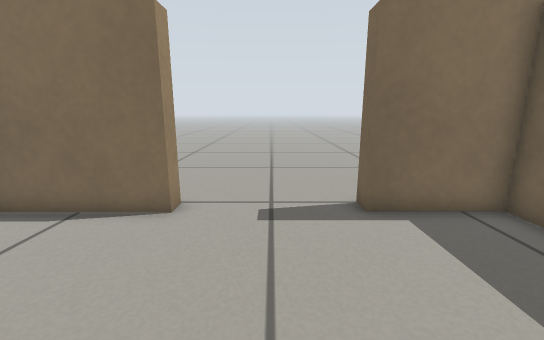
[1] (above)

20 first-person views from a walk through a Gazebo world. The camera is 0.51 m above the floor, tilts 12° down and sees 90° across. The floor is counted in squares, 0.2 m on a side. Each view is taken from the middle of a square. On the plan, view 1 faces up. The plan holds only what a view shows up to about 18 squares ahead; the rest is blank. The robots in the file are not drawn.

[2]
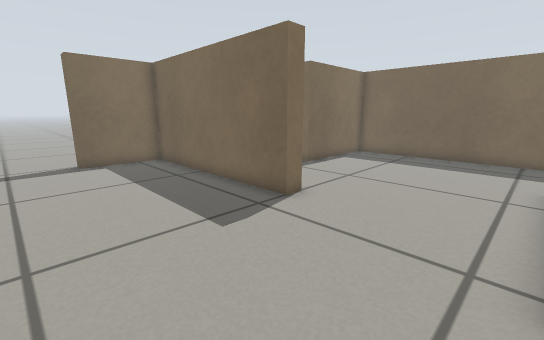

[3]
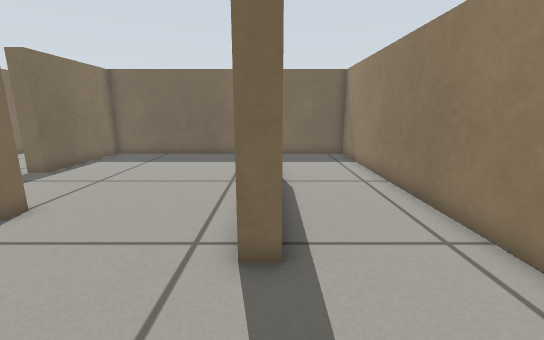

[4]
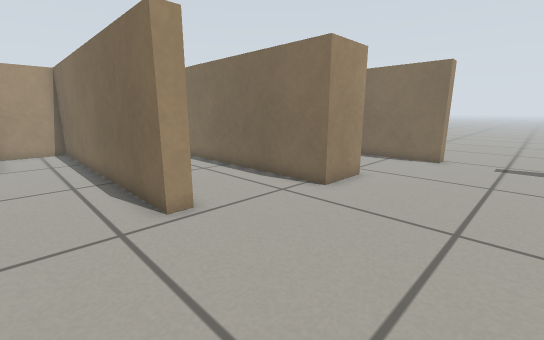

[5]
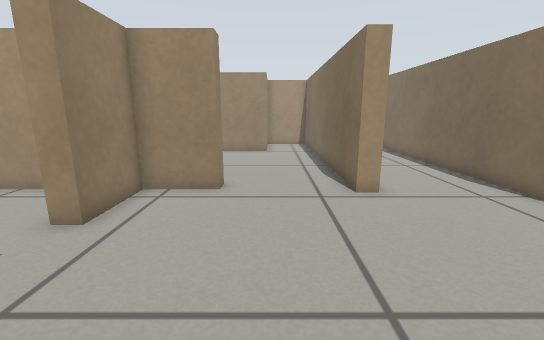

[6]
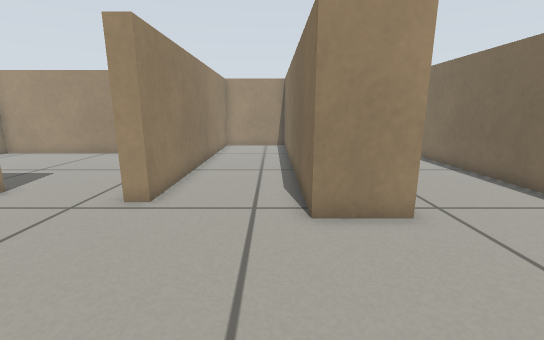

[7]
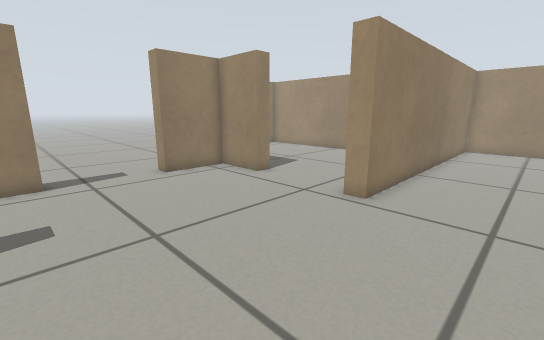

[8]
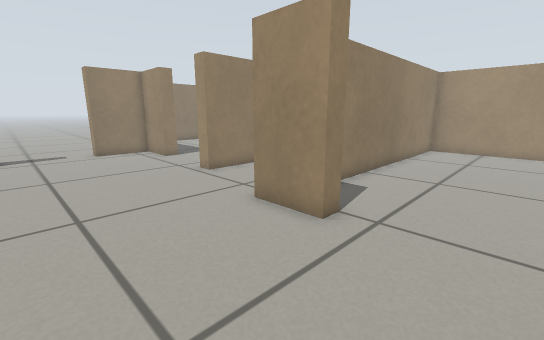

[9]
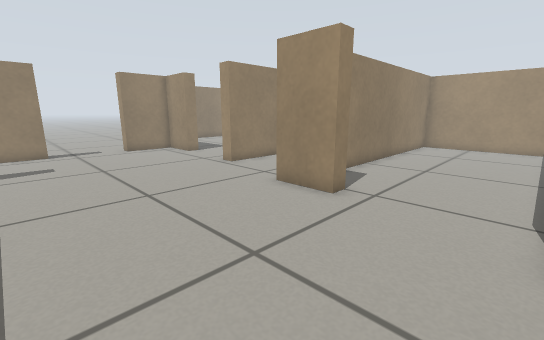

[10]
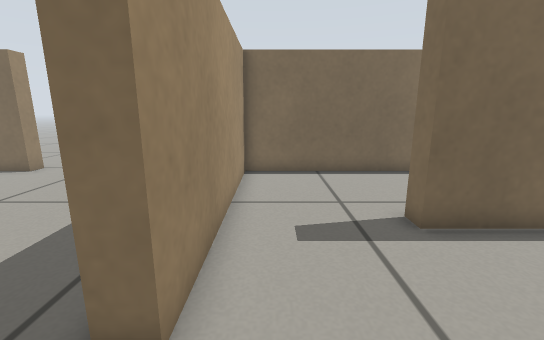

[11]
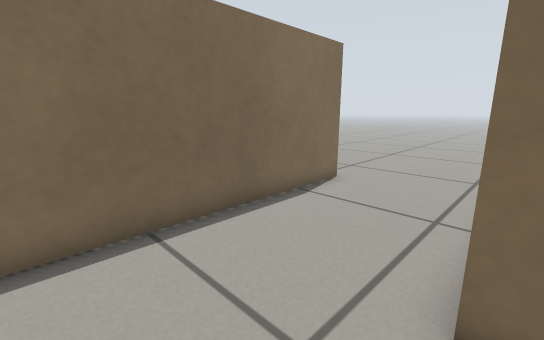

[12]
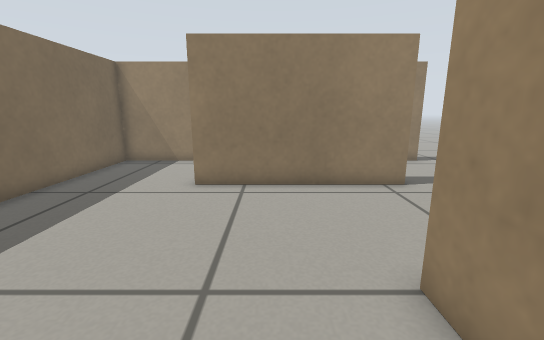

[13]
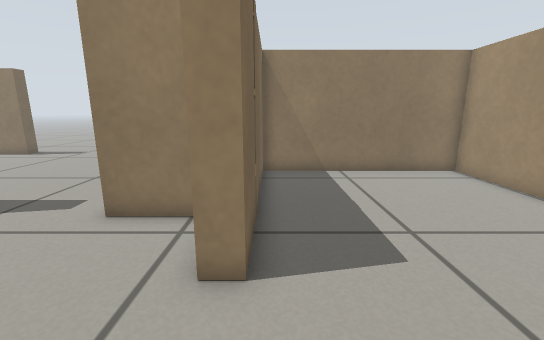

[14]
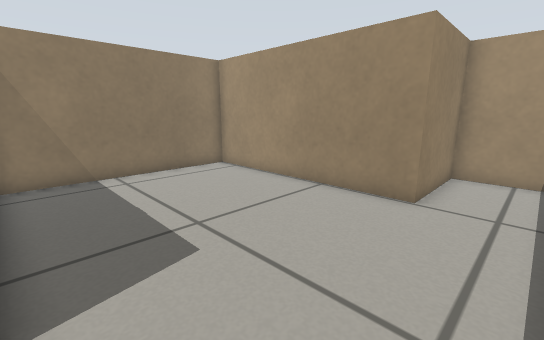

[15]
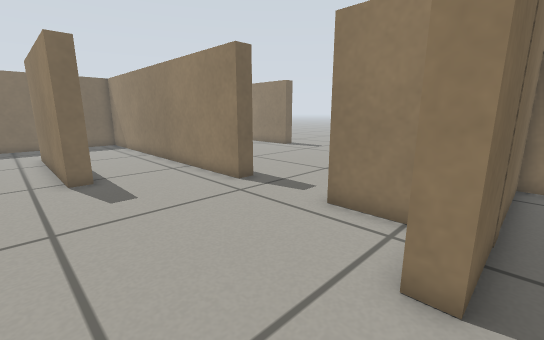

[16]
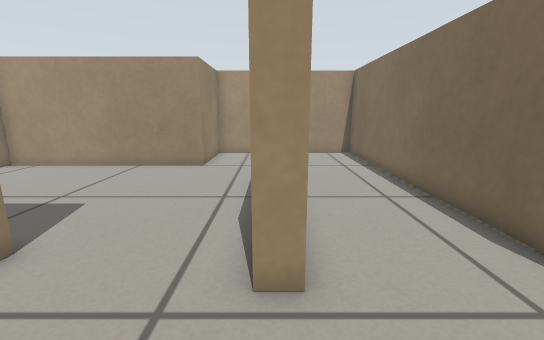

[17]
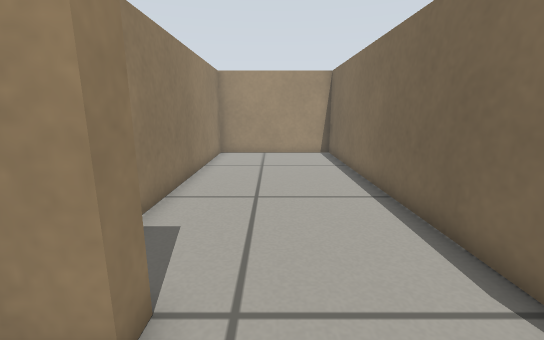

[18]
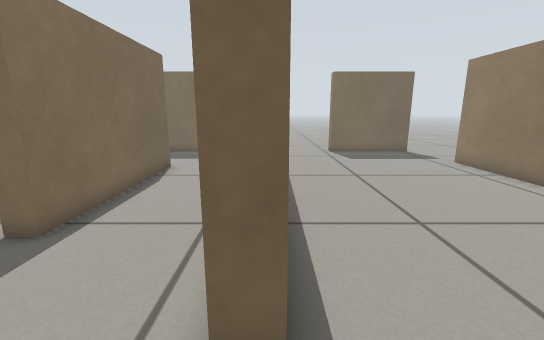

[19]
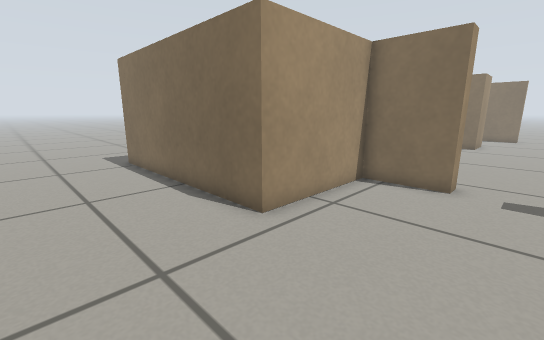

[20]
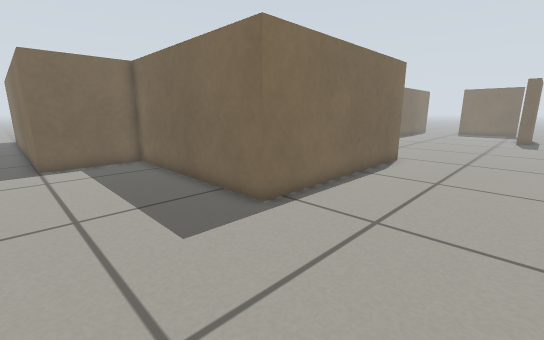

### Floor plan
Ten units are one square. View 1 is at (0, 0); x grows to the right and y downward. Boxes are objects, and circles mark ways between rooms. Rooms are numbered by the first view taken in them; rooms with no view inside come last. Other rooms are left out.
<svg viewBox="-205 -80 395 327">
<path fill="none" stroke="#000" d="M-51 -15 -43 -15 -43 10 -193 10 -193 55 -55 55 -55 63M68 -16 68 26 61 26 61 -67 24 -67 24 -75M-58 108 -58 134 -29 134M12 134 168 134 168 -6 113 -6 113 -15M-26 -75 -26 -67 -193 -67 -193 3 -80 3M119 92 43 92 43 84 118 84M-55 63 -193 63 -193 93 -151 93 -151 187 -66 187 -66 108 -58 108M12 142 12 134M-29 134 -29 141 -58 141 -58 195 -158 195 -158 101 -200 101 -200 -2M79 242 79 235 130 235M168 229 168 179 175 179"/>
<circle cx="-60" cy="85" r="3" fill="#2a7"/>
<circle cx="-5" cy="140" r="3" fill="#2a7"/>
<text x="0" y="30">1</text>
<text x="-110" y="120">2</text>
<text x="0" y="180">3</text>
</svg>
Room 1 opens to room 2. Room 1 opens to room 3.

Where each view was taken, in squares from view 1:
view 1: 0 up, 0 right, facing up
view 2: 8 down, 0 right, facing up-right
view 3: 9 down, 0 right, facing right
view 4: 9 down, 1 right, facing up-left
view 5: 9 down, 3 right, facing left
view 6: 2 down, 2 right, facing left
view 7: 2 down, 2 right, facing down-left
view 8: 5 up, 1 right, facing down-left
view 9: 6 up, 3 right, facing down-left
view 10: 5 down, 8 right, facing up
view 11: 1 up, 8 right, facing up-right
view 12: 1 up, 9 right, facing down
view 13: 7 down, 7 left, facing down
view 14: 7 down, 7 left, facing down-left
view 15: 7 down, 7 left, facing down-right
view 16: 6 down, 2 left, facing left
view 17: 3 up, 2 left, facing left
view 18: 14 down, 1 left, facing right
view 19: 24 down, 1 left, facing up-left
view 20: 25 down, 21 left, facing up-right
